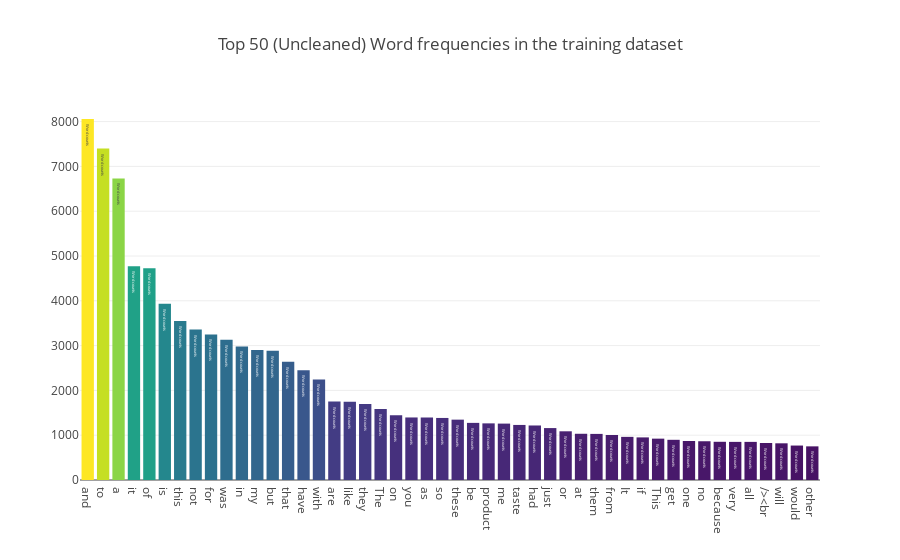

Notebook code cell kept with this figure:
### Markdown cell above
Another visualization that is useful is value counts of the most frequent words across all of the text. In order to accomplish that first of all we need to extract all of our words and count the number of occurances. (Note that NLTK library underneath deals with that) but here we are going to do it "manually" and the give it as arguments to our go part of the plotting

### Code cell
all_words = train['Review Text'].str.split(expand=True).unstack().value_counts()
data = [go.Bar(
            x = all_words.index.values[2:50],
            y = all_words.values[2:50],
            marker= dict(colorscale='Viridis',
                         color = all_words.values[2:100]
                        ),
            text='Word counts'
    )]

layout = go.Layout(
    title='Top 50 (Uncleaned) Word frequencies in the training dataset'
)

fig = go.Figure(data=data, layout=layout)

py.iplot(fig, filename='basic-bar')

### Figure 1 — Plotly figure (JSON) as saved in the notebook; plotly's stock layout.template omitted (floating-point values rounded to 4 significant figures)
{"data": [{"uid": "85c3e927-721a-476b-8c71-f77978d27fe6", "text": "Word counts", "y": [8058, 7398, 6732, 4771, 4727, 3936, 3551, 3357, 3250, 3131, 2981, 2903, 2884, 2642, 2452, 2246, 1750, 1749, 1697, 1585, 1447, 1396, 1395, 1385, 1347, 1275, 1264, 1259, 1229, 1217, 1159, 1087, 1032, 1029, 1004, 963, 951, 923, 897, 871, 865, 853, 851, 851, 826, 819, 769, 751], "marker": {"color": [8058, 7398, 6732, 4771, 4727, 3936, 3551, 3357, 3250, 3131, 2981, 2903, 2884, 2642, 2452, 2246, 1750, 1749, 1697, 1585, 1447, 1396, 1395, 1385, 1347, 1275, 1264, 1259, 1229, 1217, 1159, 1087, 1032, 1029, 1004, 963, 951, 923, 897, 871, 865, 853, 851, 851, 826, 819, 769, 751, 711, 708, 698, 694, 677, 672, 668, 666, 652, 651, 648, 640, 633, 629, 626, 621, 618, 614, 612, 594, 588, 584, 573, 570, 570, 561, 559, 551, 533, 533, 516, 510, 502, 501, 487, 486, 484, 474, 473, 465, 463, 455, 454, 447, 438, 421, 420, 419, 410, 402], "colorscale": "Viridis"}, "x": ["and", "to", "a", "it", "of", "is", "this", "not", "for", "was", "in", "my", "but", "that", "have", "with", "are", "like", "they", "The", "on", "you", "as", "so", "these", "be", "product", "me", "taste", "had", "just", "or", "at", "them", "from", "It", "if", "This", "get", "one", "no", "because", "very", "all", "/><br", "will", "would", "other"], "type": "bar"}], "layout": {"title": {"text": "Top 50 (Uncleaned) Word frequencies in the training dataset"}}}
